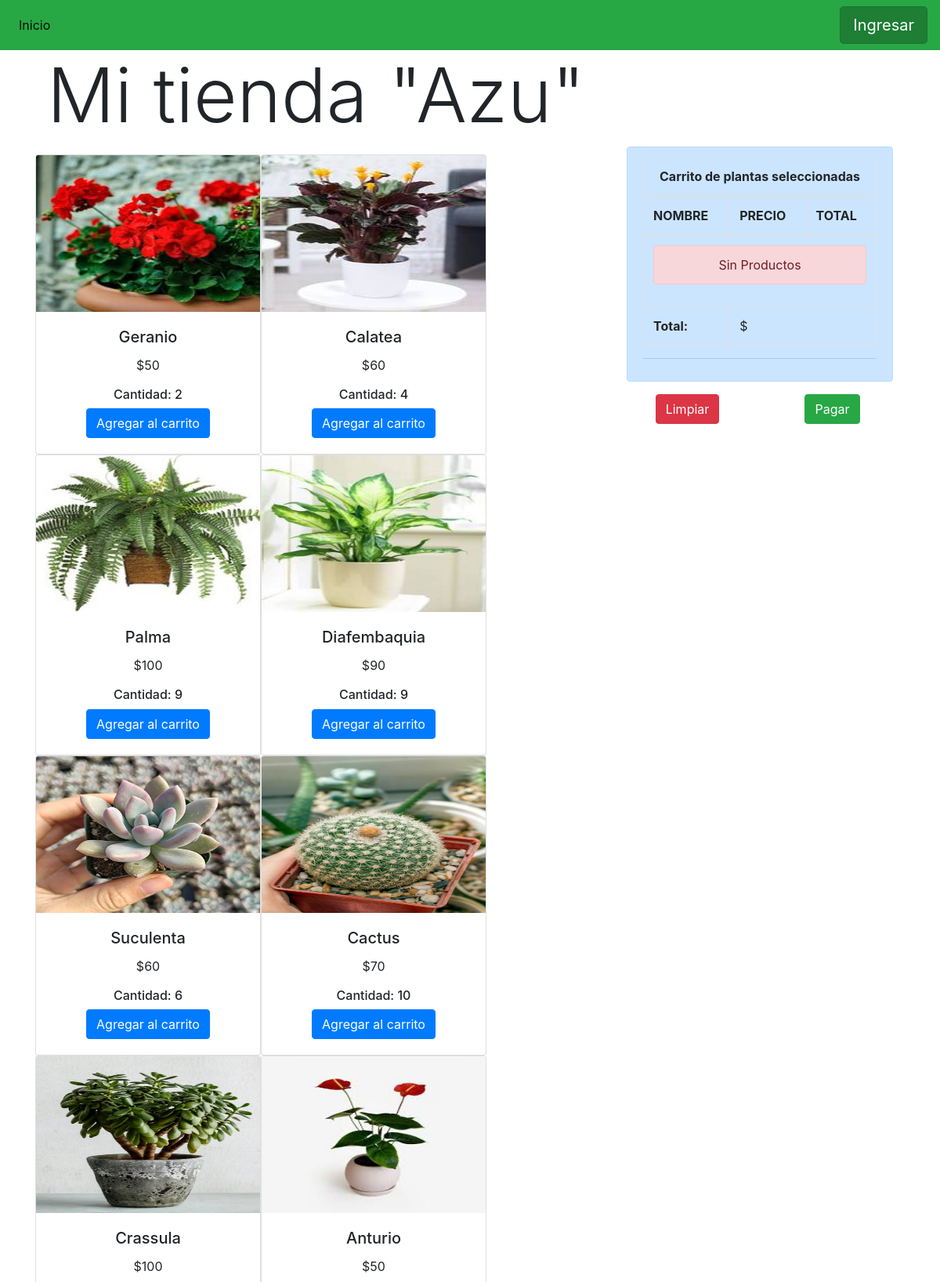
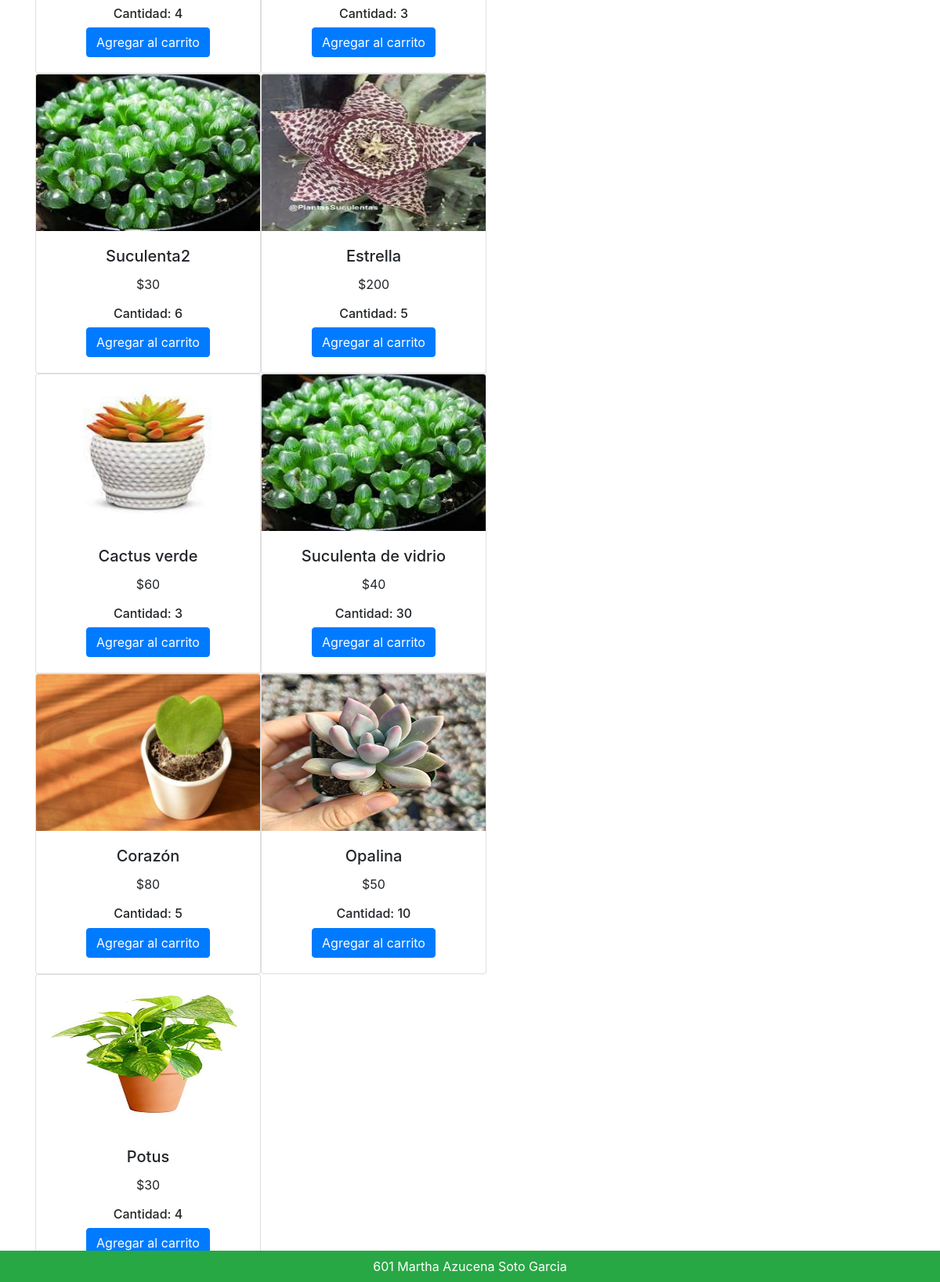
/Tiendap/, run on the app's committed database (2 pictures, top to bottom).
### tienda/models.py (models this page shows, shortened)
class Producto(models.Model):
    nombre = models.CharField(max_length=64)
    precio = models.IntegerField()
    existencia =models.IntegerField(default = 0)
    imagen = models.ImageField(upload_to='images/')

### tienda/views.py (the view)
# urls.py: path('Tiendap/', tienda, name="Tienda"),
def tienda(request):
    productos = Producto.objects.all()
    return render(request, "tienda.html", {'productos':productos})

### tienda/templates/tienda.html (shortened to what this page needs)
{% extends "base.html" %}
{% block contenido %}
{% load static %}
{% if productos %}
    <div class="container">
        <div class="row">
            <div class="col-12 align-self-center"><h1 class="display-1 ">Mi tienda "Azu"</h1></div>
        </div>
        <div class="row">
            <div class="col-8">
                <div class="row" style="padding: 10px 0;">
                    <div class="col-12">
                        <div class="row">
                            {% for producto in productos %}
                            {% if producto.existencia   > 0 %}
                            <center>
                            <div class="card" style="width: 18rem;">
                                <img src="{{ producto.imagen.url }}" class="card-img-top" alt="200" width="220" height="200">
                                <div class="card-body">
                                  <h5 class="card-title">{{producto.nombre}}</h5>
                                  <p class="card-text">${{producto.precio}}</p>
                                  <h6>Cantidad: {{producto.existencia}}</h6>
                                  <a href="{% url 'Add' producto.id %}" class="btn btn-primary">Agregar al carrito</a>
                                </div>
                            </div>
                            </center>
                            {% endif %}
                            {% endfor %}
                        </div>
                    </div>
                </div>
            </div>
            <div class="col-4">
                {% include "carrito.html" %}
            </div>
        </div>
    </div>
    {%else %}
No hay plantas registradas
{% endif %}
{% endblock %}

### tienda/templates/base.html (shortened to what this page needs)
<!DOCTYPE html>
<html lang="en">
  <head>
    <link rel="stylesheet" href="https://cdn.jsdelivr.net/npm/bootstrap@4.3.1/dist/css/bootstrap.min.css">
  </head>
  <body>
    <nav class="navbar navbar-expand-lg navbar-light bg-success">
      <div class="collapse navbar-collapse" id="navbarSupportedContent">
        <ul class="navbar-nav mr-auto">
          <li class="nav-item active">
            <a class="nav-link" href="/">Inicio<span class="sr-only">(current)</span></a>
          </li>
        </ul>
        <form class="form-inline my-2 my-lg-0">
          {% if user.is_authenticated %}
            <h3>Usuario: {{ user.get_username }}</h3>
            <a href="{% url 'logout'%}?next={{request.path}}" class="btn btn-danger btn-lg active" role="button" aria-pressed="true" >Salir</a>
            {% if user.is_staff %}
            {% endif %}
            {% else %}
            <a href="{% url 'login'%}?next={{request.path}}"  class="btn btn-success btn-lg active" role="button" aria-pressed="true" >Ingresar</a>
          {% endif %}
        </form>
      </div>
    </nav>
      <div class="container">
        {% block contenido %}{% endblock %}
      </div>
      <footer class="fixed-bottom bg-success text-white text-center py-2 fs-4 ">601 Martha Azucena Soto Garcia</footer>
  </body>
</html>

### tienda/templates/carrito.html
<div class="alert alert-primary" role="alert">
<table class="table table-bordered">
  <thead>
    <tr>
      <th scope="row" colspan="3" class="text-center">Carrito de plantas seleccionadas</th>
    </tr>
    <tr>
      <th scope="col">NOMBRE</th>
      <th scope="col">PRECIO</th>
      <th scope="col">TOTAL</th>
    </tr>
  </thead>
  <tbody>
  {% if request.session.carrito.items %}
  {% for key, value in request.session.carrito.items %}
    <tr>
      <td>{{value.nombre}}</td>
      <td>{{value.precio}}</td>
      <td>{{value.acumulado}}
        <a href="{% url 'Add' value.producto_id %}" class="badge btn btn-dark badge-dark">+</a>
        <a href="{% url 'Sub' value.producto_id %}" class="badge btn btn-dark badge-dark">-</a>
      </td>
    </tr>
  {% endfor %}
  {% else %}
  <tr>
      <td colspan="3">
          <div class="alert alert-danger text-center"> Sin Productos </div>
      </td>
  </tr>
  {% endif %}
    <tr>
      <th scope="row">Total:</th>
      <td colspan="2">$ {{total_carrito}}</td>
    </tr>
  </tbody>
</table>
<hr>
</div>
<div class="row text-center">
    <div class="col-6"><a href="{% url 'CLS' %}" class="btn btn-danger">Limpiar</a></div>
    <div class="col-6"><a href="{% url 'tienda:Pagar' %}" class="btn btn-success">Pagar</a></div>
</div>

### data on the page
Producto: imagen (picture), nombre "Geranio", precio "50", existencia "2"
Producto: imagen (picture), nombre "Calatea", precio "60", existencia "4"
Producto: imagen (picture), nombre "Palma", precio "100", existencia "9"
Producto: imagen (picture), nombre "Diafembaquia", precio "90", existencia "9"
Producto: imagen (picture), nombre "Suculenta", precio "60", existencia "6"
Producto: imagen (picture), nombre "Cactus", precio "70", existencia "10"
Producto: imagen (picture), nombre "Crassula", precio "100", existencia "4"
Producto: imagen (picture), nombre "Anturio", precio "50", existencia "3"
Producto: imagen (picture), nombre "Suculenta2", precio "30", existencia "6"
Producto: imagen (picture), nombre "Estrella", precio "200", existencia "5"
Producto: imagen (picture), nombre "Cactus verde", precio "60", existencia "3"
Producto: imagen (picture), nombre "Suculenta de vidrio", precio "40", existencia "30"
Producto: imagen (picture), nombre "Corazón", precio "80", existencia "5"
Producto: imagen (picture), nombre "Opalina", precio "50", existencia "10"
Producto: imagen (picture), nombre "Potus", precio "30", existencia "4"
